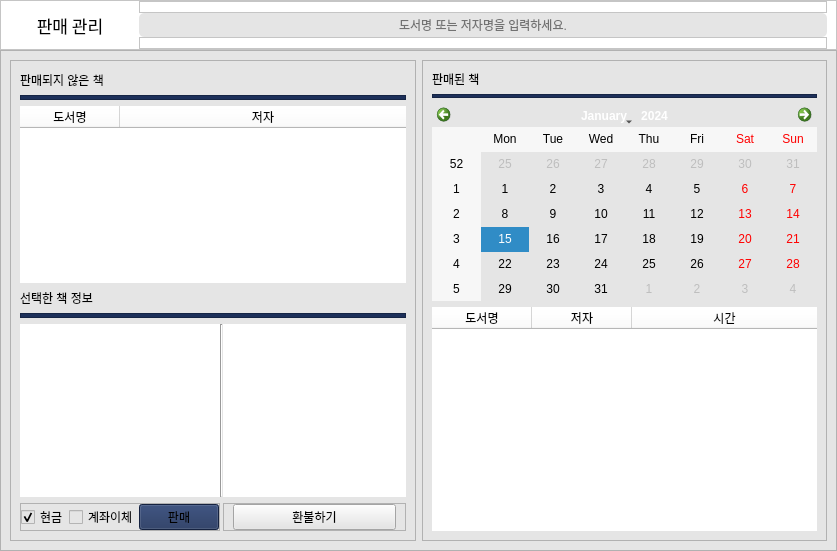
        <widget class="QWidget" name="page">
         <layout class="QGridLayout" name="gridLayout_4" rowstretch="1,10">
          <property name="leftMargin">
           <number>0</number>
          </property>
          <property name="topMargin">
           <number>0</number>
          </property>
          <property name="rightMargin">
           <number>0</number>
          </property>
          <property name="bottomMargin">
           <number>0</number>
          </property>
          <property name="spacing">
           <number>0</number>
          </property>
          <item row="1" column="0">
           <widget class="QFrame" name="frame_4">
            <property name="styleSheet">
             <string notr="true">background-color: rgb(229, 229, 229);</string>
            </property>
            <property name="frameShape">
             <enum>QFrame::StyledPanel</enum>
            </property>
            <property name="frameShadow">
             <enum>QFrame::Raised</enum>
            </property>
            <layout class="QGridLayout" name="gridLayout_5">
             <item row="0" column="0">
              <layout class="QGridLayout" name="gridLayout_3" columnstretch="1,1">
               <item row="0" column="1">
                <widget class="QFrame" name="frame_8">
                 <property name="frameShape">
                  <enum>QFrame::StyledPanel</enum>
                 </property>
                 <property name="frameShadow">
                  <enum>QFrame::Raised</enum>
                 </property>
                 <layout class="QVBoxLayout" name="verticalLayout_4" stretch="1,7,8">
                  <item>
                   <layout class="QGridLayout" name="gridLayout_12" rowstretch="4,1">
                    <item row="0" column="0">
                     <widget class="QLabel" name="label_4">
                      <property name="text">
                       <string>판매된 책</string>
                      </property>
                     </widget>
                    </item>
                    <item row="1" column="0">
                     <widget class="QFrame" name="color_frame_12">
                      <property name="styleSheet">
                       <string notr="true">background-color: rgb(29, 48, 90);</string>
                      </property>
                      <property name="frameShape">
                       <enum>QFrame::StyledPanel</enum>
                      </property>
                      <property name="frameShadow">
                       <enum>QFrame::Raised</enum>
                      </property>
                     </widget>
                    </item>
                   </layout>
                  </item>
                  <item>
                   <layout class="QGridLayout" name="gridLayout_13">
                    <item row="0" column="0">
                     <widget class="QCalendarWidget" name="calendarWidget"/>
                    </item>
                   </layout>
                  </item>
                  <item>
                   <layout class="QGridLayout" name="gridLayout_11">
                    <item row="0" column="0">
                     <widget class="QTableWidget" name="timesell_table">
                      <property name="styleSheet">
                       <string notr="true">background-color: rgb(255, 255, 255);ㄴㄴㄴ</string>
                      </property>
                      <property name="frameShape">
                       <enum>QFrame::NoFrame</enum>
                      </property>
                      <property name="selectionMode">
                       <enum>QAbstractItemView::SingleSelection</enum>
                      </property>
                      <property name="selectionBehavior">
                       <enum>QAbstractItemView::SelectRows</enum>
                      </property>
                      <attribute name="horizontalHeaderCascadingSectionResizes">
                       <bool>false</bool>
                      </attribute>
                      <attribute name="horizontalHeaderStretchLastSection">
                       <bool>true</bool>
                      </attribute>
                      <column>
                       <property name="text">
                        <string>도서명</string>
                       </property>
                      </column>
                      <column>
                       <property name="text">
                        <string>저자</string>
                       </property>
                      </column>
                      <column>
                       <property name="text">
                        <string>시간</string>
                       </property>
                      </column>
                     </widget>
                    </item>
                   </layout>
                  </item>
                 </layout>
                </widget>
               </item>
               <item row="0" column="0">
                <widget class="QFrame" name="frame_9">
                 <property name="frameShape">
                  <enum>QFrame::StyledPanel</enum>
                 </property>
                 <property name="frameShadow">
                  <enum>QFrame::Raised</enum>
                 </property>
                 <layout class="QVBoxLayout" name="verticalLayout_3" stretch="1,6,1,7">
                  <item>
                   <layout class="QGridLayout" name="gridLayout_7" rowstretch="4,1">
                    <item row="1" column="0">
                     <widget class="QFrame" name="color_frame_10">
                      <property name="sizePolicy">
                       <sizepolicy hsizetype="Preferred" vsizetype="Preferred">
                        <horstretch>0</horstretch>
                        <verstretch>0</verstretch>
                       </sizepolicy>
                      </property>
                      <property name="styleSheet">
                       <string notr="true">background-color: rgb(29, 48, 90);</string>
                      </property>
                      <property name="frameShape">
                       <enum>QFrame::StyledPanel</enum>
                      </property>
                      <property name="frameShadow">
                       <enum>QFrame::Raised</enum>
                      </property>
                     </widget>
                    </item>
                    <item row="0" column="0">
                     <widget class="QLabel" name="label_2">
                      <property name="text">
                       <string>판매되지 않은 책</string>
                      </property>
                     </widget>
                    </item>
                   </layout>
                  </item>
                  <item>
                   <layout class="QGridLayout" name="gridLayout_10">
                    <item row="0" column="0">
                     <widget class="QTableWidget" name="nonsell_table">
                      <property name="styleSheet">
                       <string notr="true">background-color: rgb(255, 255, 255);</string>
                      </property>
                      <property name="frameShape">
                       <enum>QFrame::NoFrame</enum>
                      </property>
                      <property name="editTriggers">
                       <set>QAbstractItemView::NoEditTriggers</set>
                      </property>
                      <property name="selectionMode">
                       <enum>QAbstractItemView::SingleSelection</enum>
                      </property>
                      <property name="selectionBehavior">
                       <enum>QAbstractItemView::SelectRows</enum>
                      </property>
                      <attribute name="horizontalHeaderCascadingSectionResizes">
                       <bool>false</bool>
                      </attribute>
                      <attribute name="horizontalHeaderDefaultSectionSize">
                       <number>100</number>
                      </attribute>
                      <attribute name="horizontalHeaderStretchLastSection">
                       <bool>true</bool>
                      </attribute>
                      <column>
                       <property name="text">
                        <string>도서명</string>
                       </property>
                      </column>
                      <column>
                       <property name="text">
                        <string>저자</string>
                       </property>
                      </column>
                     </widget>
                    </item>
                   </layout>
                  </item>
                  <item>
                   <layout class="QGridLayout" name="gridLayout_9" rowstretch="4,1">
                    <item row="0" column="0">
                     <widget class="QLabel" name="label_3">
                      <property name="text">
                       <string>선택한 책 정보</string>
                      </property>
                     </widget>
                    </item>
                    <item row="1" column="0">
                     <widget class="QFrame" name="color_frame_11">
                      <property name="styleSheet">
                       <string notr="true">background-color: rgb(29, 48, 90);</string>
                      </property>
                      <property name="frameShape">
                       <enum>QFrame::StyledPanel</enum>
                      </property>
                      <property name="frameShadow">
                       <enum>QFrame::Raised</enum>
                      </property>
                     </widget>
                    </item>
                   </layout>
                  </item>
                  <item>
                   <layout class="QGridLayout" name="gridLayout_8" rowstretch="7,1" columnstretch="5,1,5">
                    <property name="horizontalSpacing">
                     <number>0</number>
                    </property>
                    <item row="0" column="1">
                     <widget class="Line" name="line_7">
                      <property name="orientation">
                       <enum>Qt::Vertical</enum>
                      </property>
                     </widget>
                    </item>
                    <item row="0" column="0">
                     <widget class="QPlainTextEdit" name="nonsell_info_box">
                      <property name="styleSheet">
                       <string notr="true">background-color: rgb(255, 255, 255);</string>
                      </property>
                      <property name="frameShape">
                       <enum>QFrame::NoFrame</enum>
                      </property>
                      <property name="readOnly">
                       <bool>true</bool>
                      </property>
                     </widget>
                    </item>
                    <item row="1" column="0">
                     <widget class="QFrame" name="frame_13">
                      <property name="frameShape">
                       <enum>QFrame::StyledPanel</enum>
                      </property>
                      <property name="frameShadow">
                       <enum>QFrame::Raised</enum>
                      </property>
                      <layout class="QHBoxLayout" name="horizontalLayout" stretch="1,1,1">
                       <property name="spacing">
                        <number>0</number>
                       </property>
                       <property name="leftMargin">
                        <number>0</number>
                       </property>
                       <property name="topMargin">
                        <number>0</number>
                       </property>
                       <property name="rightMargin">
                        <number>0</number>
                       </property>
                       <property name="bottomMargin">
                        <number>0</number>
                       </property>
                       <item>
                        <widget class="QCheckBox" name="checkBox1">
                         <property name="sizePolicy">
                          <sizepolicy hsizetype="Expanding" vsizetype="Expanding">
                           <horstretch>0</horstretch>
                           <verstretch>0</verstretch>
                          </sizepolicy>
                         </property>
                         <property name="text">
                          <string>현금</string>
                         </property>
                         <property name="checked">
                          <bool>true</bool>
                         </property>
                        </widget>
                       </item>
                       <item>
                        <widget class="QCheckBox" name="checkBox2">
                         <property name="sizePolicy">
                          <sizepolicy hsizetype="Expanding" vsizetype="Expanding">
                           <horstretch>0</horstretch>
                           <verstretch>0</verstretch>
                          </sizepolicy>
                         </property>
                         <property name="text">
                          <string>계좌이체</string>
                         </property>
                        </widget>
                       </item>
                       <item>
                        <widget class="QPushButton" name="sell_button_2">
                         <property name="sizePolicy">
                          <sizepolicy hsizetype="MinimumExpanding" vsizetype="Fixed">
                           <horstretch>0</horstretch>
                           <verstretch>0</verstretch>
                          </sizepolicy>
                         </property>
                         <property name="styleSheet">
                          <string notr="true">background-color: rgb(29, 48, 90);</string>
                         </property>
                         <property name="text">
                          <string>판매</string>
                         </property>
                        </widget>
                       </item>
                      </layout>
                     </widget>
                    </item>
                    <item row="0" column="2">
                     <widget class="QPlainTextEdit" name="sell_info_box">
                      <property name="styleSheet">
                       <string notr="true">background-color: rgb(255, 255, 255);</string>
                      </property>
                      <property name="frameShape">
                       <enum>QFrame::NoFrame</enum>
                      </property>
                      <property name="readOnly">
                       <bool>true</bool>
                      </property>
                     </widget>
                    </item>
                    <item row="1" column="2">
                     <widget class="QFrame" name="frame_14">
                      <property name="sizePolicy">
                       <sizepolicy hsizetype="Expanding" vsizetype="Preferred">
                        <horstretch>0</horstretch>
                        <verstretch>0</verstretch>
                       </sizepolicy>
                      </property>
                      <property name="frameShape">
                       <enum>QFrame::StyledPanel</enum>
                      </property>
                      <property name="frameShadow">
                       <enum>QFrame::Raised</enum>
                      </property>
                      <layout class="QHBoxLayout" name="horizontalLayout_2">
                       <property name="topMargin">
                        <number>0</number>
                       </property>
                       <property name="bottomMargin">
                        <number>0</number>
                       </property>
                       <item>
                        <widget class="QPushButton" name="back_button">
                         <property name="styleSheet">
                          <string notr="true">background-color: rgb(229, 229, 229);ㄴ</string>
                         </property>
                         <property name="text">
                          <string>환불하기</string>
                         </property>
                        </widget>
                       </item>
                      </layout>
                     </widget>
                    </item>
                   </layout>
                  </item>
                 </layout>
                </widget>
               </item>
              </layout>
             </item>
            </layout>
           </widget>
          </item>
          <item row="0" column="0">
           <widget class="QFrame" name="frame_2">
            <property name="styleSheet">
             <string notr="true">background-color:rgb(255,255,255);</string>
            </property>
            <property name="frameShape">
             <enum>QFrame::StyledPanel</enum>
            </property>
            <property name="frameShadow">
             <enum>QFrame::Raised</enum>
            </property>
            <layout class="QGridLayout" name="gridLayout_6" columnstretch="1,5">
             <property name="leftMargin">
              <number>0</number>
             </property>
             <property name="topMargin">
              <number>0</number>
             </property>
             <property name="bottomMargin">
              <number>0</number>
             </property>
             <property name="spacing">
              <number>0</number>
             </property>
             <item row="0" column="0">
              <widget class="QLabel" name="label">
               <property name="font">
                <font>
                 <family>맑은 고딕 Semilight</family>
                 <pointsize>13</pointsize>
                </font>
               </property>
               <property name="text">
                <string>판매 관리</string>
               </property>
               <property name="alignment">
                <set>Qt::AlignCenter</set>
               </property>
              </widget>
             </item>
             <item row="0" column="1">
              <layout class="QVBoxLayout" name="verticalLayout_2" stretch="1,2,1">
               <item>
                <widget class="QFrame" name="frame_6">
                 <property name="frameShape">
                  <enum>QFrame::StyledPanel</enum>
                 </property>
                 <property name="frameShadow">
                  <enum>QFrame::Raised</enum>
                 </property>
                </widget>
               </item>
               <item>
                <widget class="QLineEdit" name="search_text">
                 <property name="sizePolicy">
                  <sizepolicy hsizetype="Expanding" vsizetype="Expanding">
                   <horstretch>0</horstretch>
                   <verstretch>0</verstretch>
                  </sizepolicy>
                 </property>
                 <property name="styleSheet">
                  <string notr="true">background-color: rgb(229, 229, 229);
border-radius:5px;</string>
                 </property>
                 <property name="frame">
                  <bool>false</bool>
                 </property>
                 <property name="alignment">
                  <set>Qt::AlignCenter</set>
                 </property>
                 <property name="readOnly">
                  <bool>false</bool>
                 </property>
                 <property name="placeholderText">
                  <string>도서명 또는 저자명을 입력하세요.</string>
                 </property>
                </widget>
               </item>
               <item>
                <widget class="QFrame" name="frame_7">
                 <property name="frameShape">
                  <enum>QFrame::StyledPanel</enum>
                 </property>
                 <property name="frameShadow">
                  <enum>QFrame::Raised</enum>
                 </property>
                </widget>
               </item>
              </layout>
             </item>
            </layout>
           </widget>
          </item>
         </layout>
        </widget>
